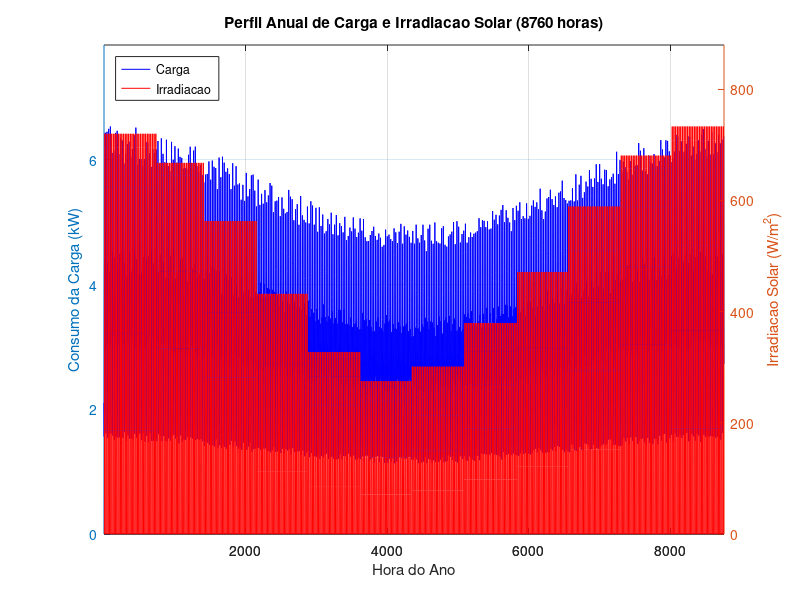
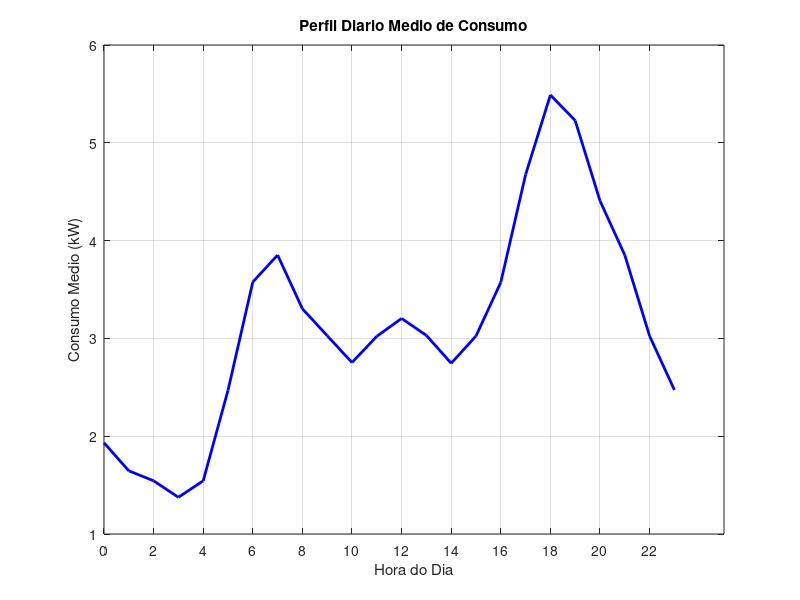
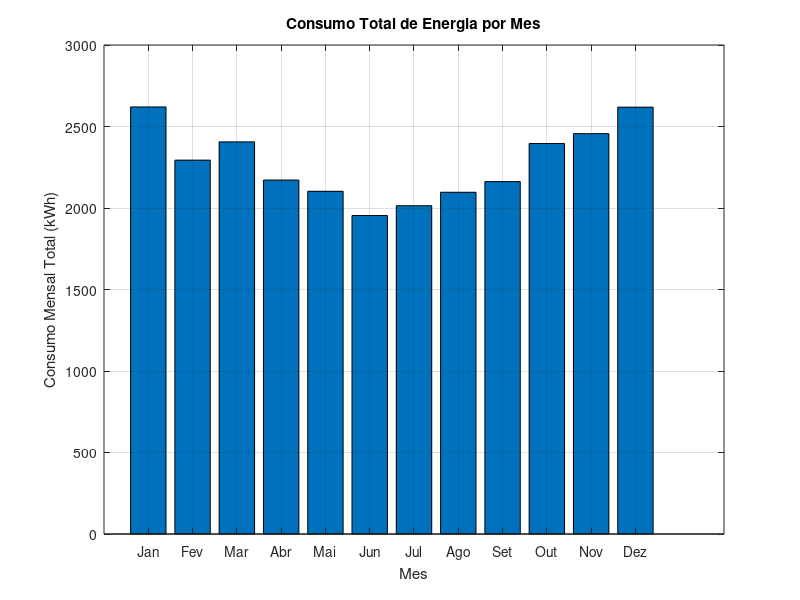

MATLAB code for these plots, in order:
% ==================================================================================================
% SIMULAÇÃO OTIMIZAÇÃO LCOE E AUTONOMIA DE MICRORREDES HÍBRIDAS (ON-GRID / OFF-GRID)
% ==================================================================================================
%
% Autor: Eng. Eletricista Yuri Escobar Gayer
% Mestrando: Engenharia Eletrônica e Computação - yurigayer@gmail.com
% Prof. Orientador: Lizandro de Souza Oliveira % lizandro.oliveira@ucpel.edu.br
% ==================================================================================================
% SEÇÃO 1: INICIALIZAÇÃO E PARÂMETROS DE ENTRADA
% ==================================================================================================
clear all;
close all;
clc;
format short g; % Define o formato de exibição dos números.
pkg load statistics; % Carrega o pacote de estatísticas.

% --- 1.1: Perfil de Carga (ENTRADAS PRINCIPAIS DA CARGA) ---
consumo_medio_mensal_kwh = 720; % [kWh/mês] Defina aqui o consumo médio mensal da carga.
pico_carga_kw_informado =5;  % [kW] Defina aqui o pico de carga esperado (para referência).

% --- 1.2: Parâmetros Financeiros ---
vida_util_projeto = 25; % [anos]
taxa_desconto = 0.08;   % [fração]

% --- 1.3: Parâmetros da Rede Elétrica (Grid) ---
tarifa_compra_energia = 0.85; % [R$/kWh]
tarifa_venda_energia = 0.75;  % [R$/kWh]

% --- 1.4: Parâmetros dos Componentes ---
custo_pv_por_kw = 3500; custo_om_pv_anual = 500; fator_derating_pv = 0.85; vida_util_pv = 25;
custo_bateria_por_kwh = 1100; custo_om_bateria_anual = 200; vida_util_bateria_ciclos = 6000;
profundidade_max_descarga = 0.80; eficiencia_bateria = 0.90;
custo_gerador_por_kw = 1700; custo_om_gerador_horario = 2.0; vida_util_gerador_horas = 15000;
custo_combustivel = 6.5; consumo_curva_A = 0.240; consumo_curva_B = 0.060;
fator_carga_otima_gerador = 0.80;

% ==================================================================================================
% SEÇÃO 2: GERAÇÃO E ANÁLISE DOS DADOS DE ENTRADA
% ==================================================================================================
horas_no_ano = 8760;
vetor_tempo = (1:horas_no_ano)';
disp('Gerando perfil de carga realista baseado no padrão residencial...');
perfil_diario_tipico_residencial = [0.35; 0.30; 0.28; 0.25; 0.28; 0.45; 0.65; 0.70; 0.60; 0.55; 0.50; 0.55; 0.58; 0.55; 0.50; 0.55; 0.65; 0.85; 1.00; 0.95; 0.80; 0.70; 0.55; 0.45];
consumo_medio_diario = consumo_medio_mensal_kwh / 30.42;
fator_escala_potencia = pico_carga_kw_informado / max(perfil_diario_tipico_residencial);
perfil_diario_base_kw = perfil_diario_tipico_residencial * fator_escala_potencia;
carga_horaria_base_anual = repmat(perfil_diario_base_kw, 365, 1);
carga_horaria_base_anual = [carga_horaria_base_anual; carga_horaria_base_anual(1:(horas_no_ano - 365*24))];
carga_horaria_base_anual = carga_horaria_base_anual(1:horas_no_ano);
fator_sazonal = 1.1 + 0.15*cos(2*pi*vetor_tempo/horas_no_ano);
fator_aleatorio = 1 + 0.1*(rand(horas_no_ano, 1) - 0.5);
carga_horaria_kW = carga_horaria_base_anual .* fator_sazonal .* fator_aleatorio;

consumo_total_anual_calc = sum(carga_horaria_kW);
consumo_medio_mensal_calc = consumo_total_anual_calc / 12;
demanda_maxima_kw_calc = max(carga_horaria_kW);
demanda_media_kw_calc = mean(carga_horaria_kW);
fator_de_carga_calc = demanda_media_kw_calc / demanda_maxima_kw_calc;

disp('Gerando perfil de irradiação solar realista para Pelotas/RS...');
media_ghi_mensal_kwh_m2_dia = [5.5, 5.1, 4.3, 3.3, 2.5, 2.1, 2.3, 2.9, 3.6, 4.5, 5.2, 5.6];
dias_no_mes = [31, 28, 31, 30, 31, 30, 31, 31, 30, 31, 30, 31];
vetor_dia_do_ano = floor((vetor_tempo-1)/24) + 1;
irradiacao_horaria_W_m2 = zeros(horas_no_ano, 1);
dia_atual = 0;
for mes = 1:12
    ghi_diario_mes = media_ghi_mensal_kwh_m2_dia(mes);
    pico_irradiacao_W_m2 = (ghi_diario_mes * pi / 24) * 1000;
    for dia = 1:dias_no_mes(mes)
        dia_atual = dia_atual + 1;
        if dia_atual > 365, continue; end
        horas_do_dia = find(vetor_dia_do_ano == dia_atual);
        for hora_indice = 1:24
            hora_atual = horas_do_dia(hora_indice);
            hora_do_dia = mod(hora_indice - 1, 24);
            if (hora_do_dia >= 6 && hora_do_dia < 18), irradiacao_horaria_W_m2(hora_atual) = pico_irradiacao_W_m2 * sin(pi * (hora_do_dia - 6) / 12);
            else, irradiacao_horaria_W_m2(hora_atual) = 0; end
        end
    end
end
irradiacao_horaria_W_m2(irradiacao_horaria_W_m2 < 0) = 0;
disp('SEÇÃO 1 e 2: Parâmetros e dados carregados e analisados.');
disp(' ');

% ==================================================================================================
% SEÇÃO 3: DEFINIÇÃO DO ESPAÇO DE BUSCA
% ==================================================================================================
vetor_tamanho_pv_kw = [10.64];
vetor_tamanho_bateria_kwh = [10,15,20,25,30,35,40];
vetor_tamanho_gerador_kw = [12];
[P, B, G] = ndgrid(vetor_tamanho_pv_kw, vetor_tamanho_bateria_kwh, vetor_tamanho_gerador_kw);
combinacoes = [P(:), B(:), G(:)];
num_combinacoes = size(combinacoes, 1);
disp(['SEÇÃO 3: Espaço de busca definido. Serão simuladas ' num2str(num_combinacoes) ' configurações em 2 modos de operação.']);
disp(' ');

% ==================================================================================================
% SEÇÃO 4: LOOP PRINCIPAL DE SIMULAÇÃO E ANÁLISE
% ==================================================================================================
resultados_grid = []; resultados_offgrid = [];
custo_marginal_gerador = consumo_curva_A * custo_combustivel;
for modo_operacao = 1:2
    if modo_operacao == 1, conectado_a_rede = true; disp('SEÇÃO 4: Iniciando simulação para MODO CONECTADO À REDE...');
    else, conectado_a_rede = false; disp('SEÇÃO 4: Iniciando simulação para MODO ILHADO (OFF-GRID)...'); end
    resultados_modo_atual = zeros(num_combinacoes, 16);
    tic;
    for i = 1:num_combinacoes
        fprintf('... Progresso: %d/%d (%.0f%%)\r', i, num_combinacoes, 100*i/num_combinacoes);
        pv_kw = combinacoes(i, 1); bateria_kwh = combinacoes(i, 2); gerador_kw = combinacoes(i, 3);
        energia_pv_gerada_kwh=zeros(horas_no_ano,1); energia_bateria_descarga_kwh=zeros(horas_no_ano,1);
        energia_bateria_carga_kwh=zeros(horas_no_ano,1); energia_gerador_kwh=zeros(horas_no_ano,1);
        energia_nao_atendida_kwh=zeros(horas_no_ano,1); energia_curtailment_pv_kwh=zeros(horas_no_ano,1);
        combustivel_consumido_litros=zeros(horas_no_ano,1); horas_operacao_gerador=0;
        soc_bateria=ones(horas_no_ano+1,1); energia_importada_grid_kwh=zeros(horas_no_ano,1);
        energia_exportada_grid_kwh=zeros(horas_no_ano,1);

     for h = 1:horas_no_ano
            soc_bateria(h) = soc_bateria(h);
            energia_pv_gerada_kwh(h) = (irradiacao_horaria_W_m2(h) / 1000) * pv_kw * fator_derating_pv;
            balanco_kwh = energia_pv_gerada_kwh(h) - carga_horaria_kW(h);
            if conectado_a_rede
                if balanco_kwh >= 0, energia_para_carga_max = (1 - soc_bateria(h)) * bateria_kwh / eficiencia_bateria; energia_bateria_carga_kwh(h) = min(balanco_kwh, energia_para_carga_max); energia_exportada_grid_kwh(h) = balanco_kwh - energia_bateria_carga_kwh(h);
                else, deficit_kwh = -balanco_kwh; energia_disponivel_bateria = max(0, (soc_bateria(h) - (1-profundidade_max_descarga)) * bateria_kwh * eficiencia_bateria); energia_bateria_descarga_kwh(h) = min(deficit_kwh, energia_disponivel_bateria); deficit_restante_kwh = deficit_kwh - energia_bateria_descarga_kwh(h);
                    if deficit_restante_kwh > 0.01
                        if gerador_kw > 0 && custo_marginal_gerador < tarifa_compra_energia, potencia_gerador_despachada = gerador_kw * fator_carga_otima_gerador; energia_gerador_kwh(h) = potencia_gerador_despachada; energia_excedente_gerador = energia_gerador_kwh(h) - deficit_restante_kwh; if energia_excedente_gerador > 0, energia_para_carga_max = (soc_bateria(h) < 1) * (1 - soc_bateria(h)) * bateria_kwh / eficiencia_bateria; energia_bateria_carga_kwh(h) += min(energia_excedente_gerador, energia_para_carga_max); end, horas_operacao_gerador++; combustivel_consumido_litros(h) = consumo_curva_A * potencia_gerador_despachada + consumo_curva_B * gerador_kw;
                        else, energia_importada_grid_kwh(h) = deficit_restante_kwh; end
                    end
                end
            else
                if balanco_kwh >= 0, energia_para_carga_max = (1 - soc_bateria(h)) * bateria_kwh / eficiencia_bateria; energia_bateria_carga_kwh(h) = min(balanco_kwh, energia_para_carga_max); energia_curtailment_pv_kwh(h) = balanco_kwh - energia_bateria_carga_kwh(h);
                else, deficit_kwh = -balanco_kwh; energia_disponivel_bateria = max(0, (soc_bateria(h) - (1-profundidade_max_descarga)) * bateria_kwh * eficiencia_bateria); energia_bateria_descarga_kwh(h) = min(deficit_kwh, energia_disponivel_bateria); deficit_restante_kwh = deficit_kwh - energia_bateria_descarga_kwh(h);
                    if deficit_restante_kwh > 0.01 && gerador_kw > 0, potencia_gerador_despachada = gerador_kw * fator_carga_otima_gerador; energia_gerador_kwh(h) = potencia_gerador_despachada; energia_excedente_gerador = energia_gerador_kwh(h) - deficit_restante_kwh; if energia_excedente_gerador > 0, energia_para_carga_max = (soc_bateria(h) < 1) * (1 - soc_bateria(h)) * bateria_kwh / eficiencia_bateria; energia_bateria_carga_kwh(h) += min(energia_excedente_gerador, energia_para_carga_max); end, energia_nao_atendida_kwh(h) = 0; horas_operacao_gerador++; combustivel_consumido_litros(h) = consumo_curva_A * potencia_gerador_despachada + consumo_curva_B * gerador_kw;
                    else, energia_nao_atendida_kwh(h) = deficit_restante_kwh; end
                end
            end
            if bateria_kwh > 0, soc_bateria(h+1) = soc_bateria(h) + (energia_bateria_carga_kwh(h) * eficiencia_bateria / bateria_kwh) - (energia_bateria_descarga_kwh(h) / eficiencia_bateria / bateria_kwh); else, soc_bateria(h+1) = soc_bateria(h); end
        end
        custo_capital_total = (custo_pv_por_kw * pv_kw) + (custo_bateria_por_kwh * bateria_kwh) + (custo_gerador_por_kw * gerador_kw);
        custo_anual_combustivel = sum(combustivel_consumido_litros) * custo_combustivel;
        custo_om_anual = (custo_om_pv_anual*pv_kw) + (custo_om_bateria_anual*bateria_kwh) + (custo_om_gerador_horario*horas_operacao_gerador);
        if conectado_a_rede, custo_compra_grid_anual = sum(energia_importada_grid_kwh) * tarifa_compra_energia; receita_venda_grid_anual = sum(energia_exportada_grid_kwh) * tarifa_venda_energia; custo_operacional_anual_total = custo_om_anual + custo_anual_combustivel + custo_compra_grid_anual - receita_venda_grid_anual;
        else, custo_operacional_anual_total = custo_om_anual + custo_anual_combustivel; end
        ciclos_anuais = sum(energia_bateria_descarga_kwh) / max(1, bateria_kwh); vida_util_bateria_anos = vida_util_bateria_ciclos / max(1, ciclos_anuais); num_substituicoes_bateria = floor(vida_util_projeto / max(1, vida_util_bateria_anos));
        vida_util_gerador_anos = vida_util_gerador_horas / max(1, horas_operacao_gerador); num_substituicoes_gerador = floor(vida_util_projeto / max(1, vida_util_gerador_anos));
        custo_substituicao_presente = 0;
        if vida_util_bateria_anos > 0, for s = 1:num_substituicoes_bateria, custo_substituicao_presente += (custo_bateria_por_kwh*bateria_kwh) / ((1 + taxa_desconto)^(s * vida_util_bateria_anos)); end, end
        if vida_util_gerador_anos > 0, for s = 1:num_substituicoes_gerador, custo_substituicao_presente += (custo_gerador_por_kw*gerador_kw) / ((1 + taxa_desconto)^(s * vida_util_gerador_anos)); end, end
        fator_vp_anuidade = ((1+taxa_desconto)^vida_util_projeto - 1) / (taxa_desconto * (1+taxa_desconto)^vida_util_projeto);
        custo_operacional_presente = custo_operacional_anual_total * fator_vp_anuidade;
        custo_ciclo_vida_total = custo_capital_total + custo_substituicao_presente + custo_operacional_presente;
        energia_total_entregue_anual = sum(carga_horaria_kW) - sum(energia_nao_atendida_kwh);
        if energia_total_entregue_anual > 0, lcoe = custo_ciclo_vida_total / (energia_total_entregue_anual * fator_vp_anuidade); else, lcoe = inf; end
        energia_renovavel_total = sum(energia_pv_gerada_kwh) - sum(energia_curtailment_pv_kwh);
        penetracao_renovavel = (energia_renovavel_total / max(1, sum(carga_horaria_kW))) * 100;
        autonomia_horas = bateria_kwh * profundidade_max_descarga / max(0.001, mean(carga_horaria_kW));
        autoconsumo_perc = (consumo_total_anual_calc - sum(energia_importada_grid_kwh)) / max(1, consumo_total_anual_calc) * 100;
        resultados_modo_atual(i, :) = [pv_kw, bateria_kwh, gerador_kw, lcoe, penetracao_renovavel, autonomia_horas, custo_capital_total, custo_operacional_anual_total, custo_ciclo_vida_total, sum(combustivel_consumido_litros), horas_operacao_gerador, sum(energia_curtailment_pv_kwh), sum(energia_nao_atendida_kwh), sum(energia_importada_grid_kwh), sum(energia_exportada_grid_kwh), autoconsumo_perc];
    end
    fprintf('\n');
    tempo_total_simulacao = toc;
    disp(['... Simulação concluída em ' num2str(tempo_total_simulacao) ' segundos.']); disp(' ');
    if conectado_a_rede, resultados_grid = resultados_modo_atual; else, resultados_offgrid = resultados_modo_atual; end
end

% ==================================================================================================
% SEÇÃO 5: ANÁLISE DE CONFIGURAÇÃO MÍNIMA OFF-GRID
% ==================================================================================================
disp('SEÇÃO 5: Analisando a configuração mínima para operação Off-Grid...');
disp(' ');
limite_confiabilidade = 0.999;
max_energia_nao_atendida = (1 - limite_confiabilidade) * consumo_total_anual_calc;
indice_confiaveis = resultados_offgrid(:, 13) <= max_energia_nao_atendida;
resultados_confiaveis = resultados_offgrid(indice_confiaveis, :);
disp('------------------------------------------------------------------------------------------');
disp('                  RELATÓRIO DE CONFIGURAÇÃO MÍNIMA VIÁVEL (OFF-GRID)');
disp('------------------------------------------------------------------------------------------');
if isempty(resultados_confiaveis)
    disp('NENHUMA configuração no espaço de busca atingiu a meta de fiabilidade de 99.9%.');
else
    [~, idx_ordenado_capex] = sort(resultados_confiaveis(:, 7));
    configuracao_minima = resultados_confiaveis(idx_ordenado_capex(1), :);
    disp(['Analisando a configuração de menor CAPEX que atende a carga com >= ' num2str(limite_confiabilidade*100) '% de confiabilidade.']);
    disp(' ');
    fprintf('  >> Configuração Mínima Encontrada: %.1f kWp SFV | %.1f kWh SAE | %.1f kW GMG\n', configuracao_minima(1), configuracao_minima(2), configuracao_minima(3));
    fprintf('     - Custo de Capital (CAPEX): R$ %.0f\n', configuracao_minima(7));
    fprintf('     - Custo da Energia (LCOE):  R$ %.4f / kWh\n', configuracao_minima(4));
    fprintf('     - Energia Nao Atendida:     %.2f kWh/ano\n', configuracao_minima(13));
end
disp('------------------------------------------------------------------------------------------');
disp(' ');

% ==================================================================================================
% SEÇÃO 6: PÓS-PROCESSAMENTO E APRESENTAÇÃO DOS RESULTADOS NO CONSOLE
% ==================================================================================================
disp('SEÇÃO 6: Processando e apresentando relatórios comparativos no console...');
disp(' ');
autonomia_minima_desejada = 0; autonomia_maxima_desejada = 24;
penetracao_minima_desejada = 60; penetracao_maxima_desejada = 150;

% --- Processamento e Exibição MODO ON-GRID ---
resultados_atuais = resultados_grid;
resultados_atuais(isinf(resultados_atuais(:,4)) | isnan(resultados_atuais(:,4)),:) = [];
indice_validos = resultados_atuais(:, 6) >= autonomia_minima_desejada & resultados_atuais(:, 6) <= autonomia_maxima_desejada & resultados_atuais(:, 5) >= penetracao_minima_desejada & resultados_atuais(:, 5) <= penetracao_maxima_desejada;
resultados_finais_on_grid = resultados_atuais(indice_validos, :);
[~, idx_ordenado] = sort(resultados_finais_on_grid(:, 4));
resultados_finais_on_grid = resultados_finais_on_grid(idx_ordenado, :);
disp('==========================================================================================================================================');
disp('                                   RELATÓRIO DE OTIMIZAÇÃO - MODO CONECTADO À REDE (ON-GRID)');
disp('==========================================================================================================================================');
disp(sprintf('%-8s|%-10s|%-14s|%-14s|%-16s|%-20s|%-20s', 'PV(kWp)', 'Bat(kWh)', 'LCOE(R$/kWh)', 'OPEX Anual(R$)', 'Autoconsumo(%)', 'Energia Import.(kWh)', 'Energia Export.(kWh)'));
disp('------------------------------------------------------------------------------------------------------------------------------------------');
num_resultados_a_exibir = min(15, size(resultados_finais_on_grid, 1));
if num_resultados_a_exibir == 0, disp('NENHUMA CONFIGURAÇÃO ATENDEU AOS CRITÉRIOS DE FILTRAGEM PARA ESTE MODO.');
else
    for k = 1:num_resultados_a_exibir
        linha = resultados_finais_on_grid(k, :);
        disp(sprintf('%-8.1f|%-10.0f|%-14.4f|%-14.0f|%-16.1f|%-20.0f|%-20.0f', linha(1), linha(2), linha(4), linha(8), linha(16), linha(14), linha(15)));
    end
end
disp('=========================================================================================================================================='); disp(' ');

% --- Processamento e Exibição MODO OFF-GRID ---
resultados_atuais = resultados_offgrid;
resultados_atuais(isinf(resultados_atuais(:,4)) | isnan(resultados_atuais(:,4)),:) = [];
indice_validos = resultados_atuais(:, 6) >= autonomia_minima_desejada & resultados_atuais(:, 6) <= autonomia_maxima_desejada & resultados_atuais(:, 5) >= penetracao_minima_desejada & resultados_atuais(:, 5) <= penetracao_maxima_desejada;
resultados_finais_off_grid = resultados_atuais(indice_validos, :);
[~, idx_ordenado] = sort(resultados_finais_off_grid(:, 4));
resultados_finais_off_grid = resultados_finais_off_grid(idx_ordenado, :);
disp('=====================================================================================================================================');
disp('                                   RELATÓRIO DE OTIMIZAÇÃO - MODO ILHADO (OFF-GRID)');
disp('=====================================================================================================================================');
disp(sprintf('%-8s|%-10s|%-10s|%-14s|%-15s|%-18s|%-22s', 'PV(kWp)', 'Bat(kWh)', 'Ger(kW)', 'LCOE(R$/kWh)', 'Autonomia(h)', 'Penetr.Renov(%)', 'Carga Nao Atendida(kWh)'));
disp('-------------------------------------------------------------------------------------------------------------------------------------');
num_resultados_a_exibir = min(15, size(resultados_finais_off_grid, 1));
if num_resultados_a_exibir == 0, disp('NENHUMA CONFIGURAÇÃO ATENDEU AOS CRITÉRIOS DE FILTRAGEM PARA ESTE MODO.');
else
    for k = 1:num_resultados_a_exibir
        linha = resultados_finais_off_grid(k, :);
        disp(sprintf('%-8.1f|%-10.0f|%-10.0f|%-14.4f|%-15.1f|%-18.1f|%-22.2f', linha(1), linha(2), linha(3), linha(4), linha(6), linha(5), linha(13)));
    end
end
disp('====================================================================================================================================='); disp(' ');

% ==================================================================================================
% SEÇÃO 7: GERAÇÃO DE GRÁFICOS DE ANÁLISE ANUAL
% ==================================================================================================


disp('SEÇÃO 7: Gerando gráficos de análise...');

% --- GRÁFICOS DE CARACTERIZAÇÃO DA CARGA ---
figure('Name', 'Dados de Entrada Anuais (Carga e Recurso Solar)');
[ax, h1, h2] = plotyy(vetor_tempo, carga_horaria_kW, vetor_tempo, irradiacao_horaria_W_m2);
set(h1, 'Color', 'b', 'LineStyle', '-'); set(h2, 'Color', 'r', 'LineStyle', '-');
ylabel(ax(1), 'Consumo da Carga (kW)'); ylim(ax(1), [0, max(carga_horaria_kW)*1.2]);
ylabel(ax(2), 'Irradiacao Solar (W/m^2)'); ylim(ax(2), [0, max(irradiacao_horaria_W_m2)*1.2]);
grid on; title('Perfil Anual de Carga e Irradiacao Solar (8760 horas)');
xlabel('Hora do Ano'); legend([h1, h2], {'Carga', 'Irradiacao'}, 'Location', 'northwest');

figure('Name', 'Perfil Diario Tipico de Carga');
carga_diaria_matrix = reshape(carga_horaria_kW, 24, floor(horas_no_ano/24));
perfil_diario_medio = mean(carga_diaria_matrix, 2);
plot(0:23, perfil_diario_medio, 'b-', 'LineWidth', 2);
grid on; title('Perfil Diario Medio de Consumo'); xlabel('Hora do Dia');
ylabel('Consumo Medio (kW)'); xticks(0:2:23);

figure('Name', 'Consumo Mensal de Energia');
consumo_mensal_kwh = zeros(12, 1); hora_inicial = 1;
for mes = 1:12
    hora_final = hora_inicial + dias_no_mes(mes) * 24 - 1; if hora_final > horas_no_ano, hora_final = horas_no_ano; end
    consumo_mensal_kwh(mes) = sum(carga_horaria_kW(hora_inicial:hora_final));
    hora_inicial = hora_final + 1;
end
bar(consumo_mensal_kwh);
grid on; title('Consumo Total de Energia por Mes'); xlabel('Mes'); ylabel('Consumo Mensal Total (kWh)');
set(gca, 'XTickLabel', {'Jan','Fev','Mar','Abr','Mai','Jun','Jul','Ago','Set','Out','Nov','Dez'});

% --- GRÁFICOS DE ANÁLISE DE OTIMIZAÇÃO E BALANÇO ENERGÉTICO ---
for m = 1:2
    if m == 1, resultados_atuais = resultados_finais_on_grid; modo_str = 'On-Grid';
    else, resultados_atuais = resultados_finais_off_grid; modo_str = 'Off-Grid'; end
    if isempty(resultados_atuais), disp(['Nenhum dado viável para plotar para o modo ' modo_str]); continue; end

    solucao_otima_plot = resultados_atuais(1,:);
    figure('Name', ['LCOE vs Penetr. Renovavel (' modo_str ')']);
    plot(resultados_atuais(:,4), resultados_atuais(:,5), 'o', 'MarkerSize', 6, 'DisplayName', 'Soluções Viáveis');
    hold on;
    h_otimo = plot(solucao_otima_plot(4), solucao_otima_plot(5), 'r*', 'MarkerSize', 12, 'LineWidth', 2, 'DisplayName', 'Solução Ótima');
    grid on; title(['LCOE vs. Penetração Renovável (' modo_str ')']); xlabel('LCOE (R$/kWh)'); ylabel('Penetração Renovável (%)');

    disp(' '); disp(['GRÁFICO INTERATIVO: ' modo_str]);
    disp('  - Clique num ponto no gráfico para ver a sua configuração.');
    disp('  - Clique fora da área de plotagem para continuar.');
    texto_info = [];
    while (waitforbuttonpress () == 0)
      ponto_clicado = get(gca, 'CurrentPoint');
      x_clique = ponto_clicado(1,1); y_clique = ponto_clicado(1,2);
      if x_clique < min(xlim) || x_clique > max(xlim) || y_clique < min(ylim) || y_clique > max(ylim), break; end
      distancias = sqrt((resultados_atuais(:,4) - x_clique).^2 + (resultados_atuais(:,5) - y_clique).^2);
      [~, idx_proximo] = min(distancias);
      ponto_selecionado = resultados_atuais(idx_proximo,:);
      if ~isempty(texto_info), delete(texto_info); end
      texto_str = sprintf('PV: %.1fkWp | Bat: %.0fkWh | Ger: %.0fkW', ponto_selecionado(1), ponto_selecionado(2), ponto_selecionado(3));
      texto_info = text(ponto_selecionado(4), ponto_selecionado(5), texto_str, 'VerticalAlignment', 'bottom', 'HorizontalAlignment', 'left', 'FontSize', 9, 'BackgroundColor', 'w');
    end
    if ~isempty(texto_info), delete(texto_info); end
    legend(h_otimo, 'Solução Ótima', 'Location', 'northwest');
    hold off;

    % --- Bloco de Re-simulação para Gráficos de Balanço Energético ---
    pv_kw_otimo = solucao_otima_plot(1); bateria_kwh_otimo = solucao_otima_plot(2); gerador_kw_otimo = solucao_otima_plot(3);
    energia_pv_otimo=zeros(horas_no_ano,1); energia_bateria_descarga_otimo=zeros(horas_no_ano,1);
    energia_bateria_carga_otimo=zeros(horas_no_ano,1); energia_gerador_otimo=zeros(horas_no_ano,1);
    energia_importada_otimo=zeros(horas_no_ano,1); energia_exportada_otimo=zeros(horas_no_ano,1); soc_bateria_otimo=ones(horas_no_ano+1,1);
    for h = 1:horas_no_ano
        soc_bateria_otimo(h) = soc_bateria_otimo(h);
        energia_pv_otimo(h) = (irradiacao_horaria_W_m2(h) / 1000) * pv_kw_otimo * fator_derating_pv;
        balanco_kwh = energia_pv_otimo(h) - carga_horaria_kW(h);
        if m == 1 % On-Grid
            if balanco_kwh >= 0, energia_para_carga_max = (1 - soc_bateria_otimo(h)) * bateria_kwh_otimo / eficiencia_bateria; energia_bateria_carga_otimo(h) = min(balanco_kwh, energia_para_carga_max); energia_exportada_otimo(h) = balanco_kwh - energia_bateria_carga_otimo(h);
            else, deficit_kwh = -balanco_kwh; energia_disponivel_bateria = max(0, (soc_bateria_otimo(h) - (1-profundidade_max_descarga)) * bateria_kwh_otimo * eficiencia_bateria); energia_bateria_descarga_otimo(h) = min(deficit_kwh, energia_disponivel_bateria); deficit_restante_kwh = deficit_kwh - energia_bateria_descarga_otimo(h); if deficit_restante_kwh > 0.01, if gerador_kw_otimo > 0 && custo_marginal_gerador < tarifa_compra_energia, potencia_gerador_despachada = gerador_kw_otimo * fator_carga_otima_gerador; energia_gerador_otimo(h) = potencia_gerador_despachada; energia_excedente_gerador = energia_gerador_otimo(h) - deficit_restante_kwh; if energia_excedente_gerador > 0, energia_para_carga_max_gen = (1 - soc_bateria_otimo(h)) * bateria_kwh_otimo / eficiencia_bateria; energia_bateria_carga_otimo(h) += min(energia_excedente_gerador, energia_para_carga_max_gen); end, else, energia_importada_otimo(h) = deficit_restante_kwh; end, end, end
        else % Off-Grid
            if balanco_kwh >= 0, energia_para_carga_max = (1 - soc_bateria_otimo(h)) * bateria_kwh_otimo / eficiencia_bateria; energia_bateria_carga_otimo(h) = min(balanco_kwh, energia_para_carga_max);
            else, deficit_kwh = -balanco_kwh; energia_disponivel_bateria = max(0, (soc_bateria_otimo(h) - (1-profundidade_max_descarga)) * bateria_kwh_otimo * eficiencia_bateria); energia_bateria_descarga_otimo(h) = min(deficit_kwh, energia_disponivel_bateria); deficit_restante_kwh = deficit_kwh - energia_bateria_descarga_otimo(h); if deficit_restante_kwh > 0.01 && gerador_kw_otimo > 0, potencia_gerador_despachada = gerador_kw_otimo * fator_carga_otima_gerador; energia_gerador_otimo(h) = potencia_gerador_despachada; energia_excedente_gerador = energia_gerador_otimo(h) - deficit_restante_kwh; if energia_excedente_gerador > 0, energia_para_carga_max_gen = (1 - soc_bateria_otimo(h)) * bateria_kwh_otimo / eficiencia_bateria; energia_bateria_carga_otimo(h) += min(energia_excedente_gerador, energia_para_carga_max_gen); end, end, end
        end
        if bateria_kwh_otimo > 0, soc_bateria_otimo(h+1) = soc_bateria_otimo(h) + (energia_bateria_carga_otimo(h) * eficiencia_bateria / bateria_kwh_otimo) - (energia_bateria_descarga_otimo(h) / eficiencia_bateria / bateria_kwh_otimo); else, soc_bateria_otimo(h+1) = soc_bateria_otimo(h); end
    end

    % --- Gráficos de Balanço Energético ---
    figure('Name', ['Balanco Anual de Energia (' modo_str ')']);
    fontes = [sum(energia_pv_otimo), sum(energia_bateria_descarga_otimo), sum(energia_gerador_otimo), sum(energia_importada_otimo)];
    usos = [sum(carga_horaria_kW), sum(energia_bateria_carga_otimo), sum(energia_exportada_otimo)];
    bar_data = [fontes, 0, 0, 0; 0, 0, 0, 0, usos];
    bar(bar_data', 'stacked');
    grid on; title(['Balanço Anual de Energia (' modo_str ')']); ylabel('Energia Total (kWh)');
    set(gca, 'XTickLabel', {'Fontes de Energia', 'Usos da Energia'});
    legend({'Energia PV', 'Descarga Bateria', 'Geração Gerador', 'Importado da Rede', 'Atendimento à Carga', 'Carga Bateria', 'Exportado para a Rede'}, 'Location', 'northwest');

    consumo_mensal = zeros(12,1); geracao_solar_mensal = zeros(12,1); descarga_bateria_mensal = zeros(12,1); geracao_gerador_mensal = zeros(12,1); energia_importada_mensal = zeros(12,1);
    hora_inicial = 1;
    for mes = 1:12, hora_final = hora_inicial + dias_no_mes(mes) * 24 - 1; if hora_final > horas_no_ano, hora_final = horas_no_ano; end
    consumo_mensal(mes) = sum(carga_horaria_kW(hora_inicial:hora_final));
    geracao_solar_mensal(mes) = sum(energia_pv_otimo(hora_inicial:hora_final));
    descarga_bateria_mensal(mes) = sum(energia_bateria_descarga_otimo(hora_inicial:hora_final));
    geracao_gerador_mensal(mes) = sum(energia_gerador_otimo(hora_inicial:hora_final));
    energia_importada_mensal(mes) = sum(energia_importada_otimo(hora_inicial:hora_final));
    hora_inicial = hora_final + 1; end
    figure('Name', ['Balanco Mensal de Energia (' modo_str ')']);
    bar([consumo_mensal, geracao_solar_mensal, descarga_bateria_mensal, geracao_gerador_mensal, energia_importada_mensal]);
    grid on; title(['Balanço Mensal de Energia (' modo_str ')']); xlabel('Mês'); ylabel('Energia (kWh)');
    set(gca, 'XTickLabel', {'Jan','Fev','Mar','Abr','Mai','Jun','Jul','Ago','Set','Out','Nov','Dez'});
    legend({'Consumo', 'Geração Solar', 'Descarga Bateria', 'Geração Gerador', 'Importado da Rede'}, 'Location', 'northwest');

    figure('Name', ['Operacao Diaria (Semana Exemplo) (' modo_str ')']);
    horas_plot = (24*180):(24*187-1);
    [ax, h1, h2] = plotyy(horas_plot, carga_horaria_kW(horas_plot), horas_plot, soc_bateria_otimo(horas_plot)*100);
    hold(ax(1), 'on');
    area(ax(1), horas_plot, energia_pv_otimo(horas_plot), 'FaceColor', [1 0.9 0.4], 'EdgeColor', 'none', 'DisplayName', 'Geração PV');
    area(ax(1), horas_plot, energia_importada_otimo(horas_plot), 'FaceColor', [0.7 0.7 0.7], 'EdgeColor', 'none', 'DisplayName', 'Importado Rede');
    area(ax(1), horas_plot, energia_gerador_otimo(horas_plot), 'FaceColor', [0.9 0.5 0.5], 'EdgeColor', 'none', 'DisplayName', 'Geração Gerador');
    bar(ax(1), horas_plot, energia_bateria_descarga_otimo(horas_plot), 'FaceColor', [0.4 0.4 0.8], 'EdgeColor', 'none', 'BarWidth', 1, 'DisplayName', 'Descarga Bateria');
    bar(ax(1), horas_plot, -energia_bateria_carga_otimo(horas_plot), 'FaceColor', [0.4 0.8 0.4], 'EdgeColor', 'none', 'BarWidth', 1, 'DisplayName', 'Carga Bateria');
    bar(ax(1), horas_plot, -energia_exportada_otimo(horas_plot), 'FaceColor', [0.4 0.8 1.0], 'EdgeColor', 'none', 'BarWidth', 1, 'DisplayName', 'Exportação Rede');
    plot(ax(1), horas_plot, carga_horaria_kW(horas_plot), 'k-', 'LineWidth', 2, 'DisplayName', 'Carga');
    hold(ax(1), 'off');
    set(h1, 'Visible', 'off');
    set(h2, 'Color', 'm', 'LineStyle', '--', 'LineWidth', 2, 'DisplayName', 'SOC Bateria (%)');
    ylabel(ax(1), 'Potência (kW)'); ylim(ax(1), [-max(carga_horaria_kW(horas_plot))*0.8, max(carga_horaria_kW(horas_plot))*1.5]);
    ylabel(ax(2), 'Estado de Carga da Bateria (%)'); ylim(ax(2), [0 100]);
    grid on; title(['Operação Diária Detalhada (' modo_str ')']); xlabel('Hora do Ano');
    legend(ax(1), 'Location', 'northwest');
end
disp('Gráficos de balanço energético gerados com sucesso.'); disp(' ');

% ==================================================================================================
% SEÇÃO 8: GERAÇÃO DE FICHEIROS DE RELATÓRIO
% ==================================================================================================
disp('SEÇÃO 8: Iniciando exportação de relatórios...');
try, fileID = fopen('perfil_carga_e_solar.csv', 'w'); fprintf(fileID, 'Hora,Carga_kW,Irradiacao_W_m2\n'); fclose(fileID); csvwrite('perfil_carga_e_solar.csv', [vetor_tempo, carga_horaria_kW, irradiacao_horaria_W_m2], '-append'); disp('- Ficheiro de perfil de carga e solar salvo com sucesso.');
catch, disp('- ERRO ao salvar o ficheiro de perfil de carga.'); end

for m = 1:2
    if m == 1, resultados_finais_export = resultados_finais_on_grid; modo_str = 'on_grid';
    else, resultados_finais_export = resultados_finais_off_grid; modo_str = 'off_grid'; end
    if isempty(resultados_finais_export), disp(['Nenhum resultado viável para exportar para o modo ' modo_str]); continue; end
    solucao_otima = resultados_finais_export(1,:);
    nome_csv = ['relatorio_completo_' modo_str '.csv'];
    try
        header = {'PV_kWp','Bateria_kWh','Gerador_kW','LCOE_R$_kWh','Penetracao_Ren_%','Autonomia_h','CAPEX_R$','OPEX_Anual_R$','LCC_R$','Combustivel_Anual_L','Horas_Gerador_h','Curtailment_kWh','Carga_Nao_Atendida_kWh','Energia_Importada_kWh','Energia_Exportada_kWh', 'Autoconsumo_%'};
        fileID = fopen(nome_csv, 'w'); fprintf(fileID, '%s\n', strjoin(header, ',')); fclose(fileID);
        csvwrite(nome_csv, resultados_finais_export, '-append');
        disp(['- Relatorio CSV para modo ' modo_str ' salvo com sucesso.']);
    catch, disp(['- ERRO ao salvar relatorio CSV para modo ' modo_str]); end
    nome_txt = ['dossie_projeto_' modo_str '.txt'];
    try
        fileID = fopen(nome_txt, 'w');
        fprintf(fileID, '================================================================\n');
        fprintf(fileID, '          DOSSIE COMPLETO DO PROJETO - MODO %s\n', upper(modo_str));
        fprintf(fileID, '================================================================\n\n');
        fprintf(fileID, '--- PREMISSAS DE ENTRADA DO PROJETO ---\n\n');
        fprintf(fileID, ' PERFIL DE CARGA (SINTETICO):\n');
        fprintf(fileID, '   - Consumo Medio Mensal (Informado): %.0f kWh/mes\n', consumo_medio_mensal_kwh);
        fprintf(fileID, '   - Pico de Carga (Informado): %.2f kW\n', pico_carga_kw_informado);
        fprintf(fileID, '   - Consumo Total Anual (Calculado): %.0f kWh/ano\n', consumo_total_anual_calc);
        fprintf(fileID, '   - Demanda Maxima (Pico Calculado): %.2f kW\n', demanda_maxima_kw_calc);
        fprintf(fileID, '   - Demanda Media (Calculada): %.2f kW\n', demanda_media_kw_calc);
        fprintf(fileID, '   - Fator de Carga (Calculado): %.2f\n\n', fator_de_carga_calc);
        fprintf(fileID, ' CRITERIOS DE OTIMIZACAO (FILTROS):\n');
        fprintf(fileID, '   - Autonomia Desejada: Entre %.1f e %.1f horas\n', autonomia_minima_desejada, autonomia_maxima_desejada);
        fprintf(fileID, '   - Penetracao Renovavel Desejada: Entre %.0f%% e %.0f%%\n\n', penetracao_minima_desejada, penetracao_maxima_desejada);
        fprintf(fileID, ' FINANCEIRO:\n');
        fprintf(fileID, '   - Vida Util do Projeto: %d anos\n', vida_util_projeto);
        fprintf(fileID, '   - Taxa de Desconto: %.1f %%\n\n', taxa_desconto*100);
        if m==1, fprintf(fileID, ' REDE ELETRICA:\n   - Tarifa de Compra: R$ %.2f/kWh\n   - Tarifa de Venda: R$ %.2f/kWh\n\n', tarifa_compra_energia, tarifa_venda_energia); end
        fprintf(fileID, ' COMPONENTES:\n');
        fprintf(fileID, '   - PV: Custo=R$%.0f/kWp, O&M=R$%.0f/kWp/ano, Perdas=%.0f%%, Vida=%danos\n', custo_pv_por_kw, custo_om_pv_anual, (1-fator_derating_pv)*100, vida_util_pv);
        fprintf(fileID, '   - Bateria: Custo=R$%.0f/kWh, O&M=R$%.0f/kWh/ano, DoD=%.0f%%, Efic=%.0f%%, Vida=%dciclos\n', custo_bateria_por_kwh, custo_om_bateria_anual, profundidade_max_descarga*100, eficiencia_bateria*100, vida_util_bateria_ciclos);
        fprintf(fileID, '   - Gerador: Custo=R$%.0f/kW, O&M=R$%.2f/h, Vida=%dhoras, Combustivel=R$%.2f/L\n\n', custo_gerador_por_kw, custo_om_gerador_horario, vida_util_gerador_horas, custo_combustivel);
        fprintf(fileID, '--- RESULTADOS DA SOLUCAO OTIMA ---\n\n');
        fprintf(fileID, ' CONFIGURACAO:\n');
        fprintf(fileID, '   - PV: %.1f kWp | Bateria: %.1f kWh | Gerador: %.1f kW\n\n', solucao_otima(1), solucao_otima(2), solucao_otima(3));
        fprintf(fileID, ' METRICAS TECNICO-ECONOMICAS ANUAIS:\n');
        fprintf(fileID, '   - LCOE: R$ %.4f / kWh\n', solucao_otima(4));
        fprintf(fileID, '   - CAPEX: R$ %.0f\n', solucao_otima(7));
        fprintf(fileID, '   - OPEX Anual: R$ %.0f\n', solucao_otima(8));
        fprintf(fileID, '   - Custo Ciclo de Vida (LCC): R$ %.0f\n', solucao_otima(9));
        fprintf(fileID, '   - Penetracao Renovavel: %.1f %%\n', solucao_otima(5));
        fprintf(fileID, '   - Autoconsumo (On-Grid): %.1f %%\n', solucao_otima(16));
        fprintf(fileID, '   - Autonomia (Off-Grid): %.1f horas\n\n', solucao_otima(6));
        fprintf(fileID, ' BALANCO DE ENERGIA ANUAL (kWh):\n');
        fprintf(fileID, '   - Consumo Total da Carga: %.0f\n', consumo_total_anual_calc);
        fprintf(fileID, '   - Energia Importada da Rede: %.0f\n', solucao_otima(14));
        fprintf(fileID, '   - Energia Exportada para a Rede: %.0f\n', solucao_otima(15));
        fprintf(fileID, '   - Energia Desperdicada (Curtailment): %.0f\n', solucao_otima(12));
        fprintf(fileID, '   - Energia Nao Atendida (Corte de Carga): %.2f\n\n', solucao_otima(13));
        fprintf(fileID, ' OPERACAO DO GERADOR (ANUAL):\n');
        fprintf(fileID, '   - Horas de Operacao: %.0f horas\n', solucao_otima(11));
        fprintf(fileID, '   - Consumo de Combustivel: %.0f Litros\n', solucao_otima(10));
        fprintf(fileID, '================================================================\n');
        fclose(fileID);
        disp(['- Dossie do projeto ' modo_str ' salvo com sucesso.']);
    catch, disp(['- ERRO ao salvar dossie do projeto para modo ' modo_str]); end
end
disp(' '); disp('Processo finalizado.');

% --- FIM DO CÓDIGO ---


